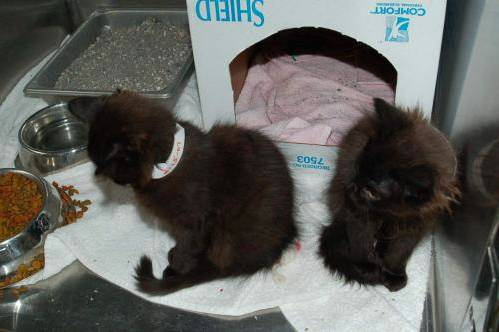
#> input picture images/training/cats/cat.108.jpg, 499 x 332 px
$ python -i test.py   (imports and definitions only)
#> lines starting #> are read from the running program, lines starting #| are printed output that depends on the picture; after the words box and inside, x2 and y2 are one past the last pixel; in counts of white or black regions, pixels touching at a corner belong together
from skimage import io
from skimage import color
from skimage import morphology
from skimage import transform
from skimage.filters import threshold_otsu
import numpy as np

from skimage import data, filters

def load_image(file_name):

    binarized_cat = process_image(file_name)
    io.imshow(binarized_cat)
    io.show()


def process_image(file_name):

#> called with file_name = 'images/training/cats/cat.108.jpg'
    cat = color.rgb2gray(io.imread(file_name))
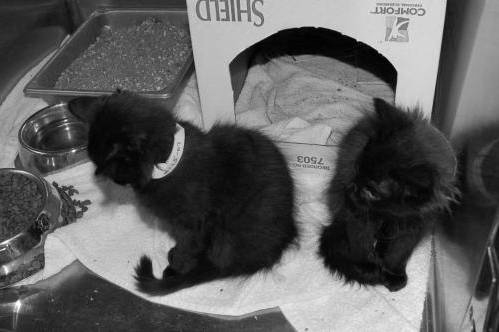
#> cat: shape (332, 499) float64; min 0, max 0.998, mean 0.376
    cat = transform.resize(cat, (300, 300))
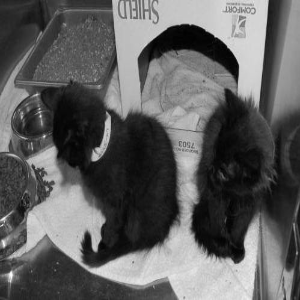
#> cat: shape (300, 300) float64; min 0.00284, max 0.988, mean 0.376

    thresh = threshold_otsu(cat)
#> thresh = 0.428
    cat = cat > thresh
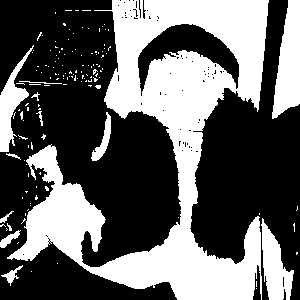
#> cat: shape (300, 300) bool; 39% white; 141 white regions (129 under 20 px), largest, box (x1, y1, x2, y2) and area: (7, 0, 269, 300) 28858, (272, 0, 300, 119) 2213, (261, 218, 294, 300) 1447

    cat = morphology.binary_erosion(cat)
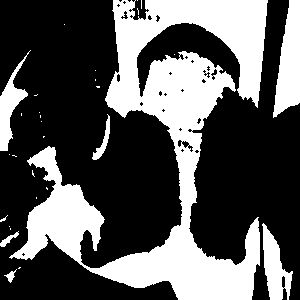
#> cat: shape (300, 300) bool; 34.7% white; 30 white regions (23 under 20 px), largest, box (x1, y1, x2, y2) and area: (9, 0, 268, 300) 26451, (273, 0, 300, 118) 2066, (262, 223, 293, 300) 1219
    cat = morphology.binary_dilation(cat)
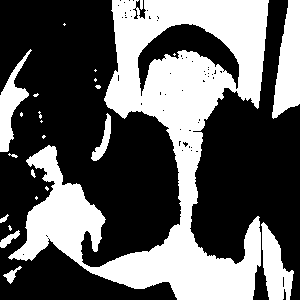
#> cat: shape (300, 300) bool; 38% white; 24 white regions (13 under 20 px), largest, box (x1, y1, x2, y2) and area: (8, 0, 269, 300) 28563, (272, 0, 300, 119) 2212, (261, 222, 294, 300) 1428

    cat = morphology.remove_small_objects(cat, min_size=50)
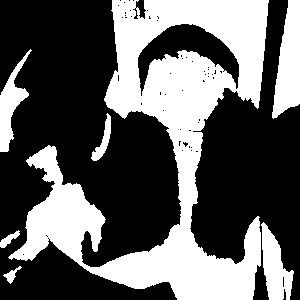
#> cat: shape (300, 300) bool; 37.8% white; 7 white regions, largest, box (x1, y1, x2, y2) and area: (8, 0, 269, 300) 28563, (272, 0, 300, 119) 2212, (261, 222, 294, 300) 1428
    cat = morphology.remove_small_holes(cat, area_threshold=50)
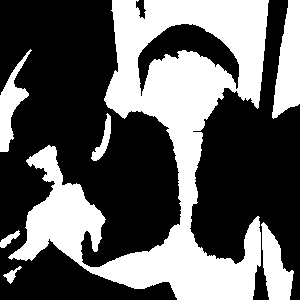
#> cat: shape (300, 300) bool; 38% white; 7 white regions, largest, box (x1, y1, x2, y2) and area: (8, 0, 269, 300) 28685, (272, 0, 300, 119) 2212, (261, 222, 294, 300) 1458

    return cat


def training_animals(animal, start=1, stop=500):

    data = []

    for i in range(1, 501):
        file_name = f"images/training/{animal}s/{animal}.{i}.jpg"

        new_animal = process_image(file_name)

        data.append(new_animal)

    return data

def test_animals(start=1, stop=500):

    data = []
    animal = "cat"
    for i in range(1, 501):
        file_name = f"images/training/{animal}s/{animal}.{i}.jpg"

        new_animal = process_image(file_name)

        data.append(new_animal)

    animal = "dog"
    for i in range(1, 501):
        file_name = f"images/training/{animal}s/{animal}.{i}.jpg"

        new_animal = process_image(file_name)

        data.append(new_animal)

    return data

# [1 line not run here, left out]
# image = load_image("images/training/cats/cat.1.jpg")

# [1 line that did not run here, left out]
# [2 lines not run here, left out]


# io.imshow(image)
# io.show()

>>> result = load_image('images/training/cats/cat.108.jpg')

$ run again, on images/training/dogs/dog.100.jpg
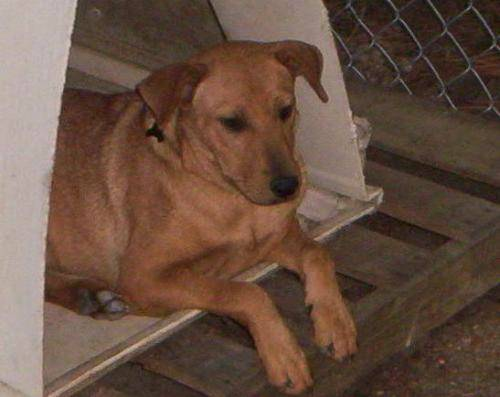
#> input picture images/training/dogs/dog.100.jpg, 500 x 397 px
#> in process_image, `cat = transform.resize(cat, (300, 300))`:
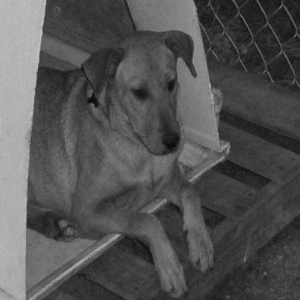
#> cat: shape (300, 300) float64; min 0.0274, max 0.767, mean 0.326
#> thresh = 0.416
#> in process_image, `cat = morphology.remove_small_holes(cat, area_threshold=50)`:
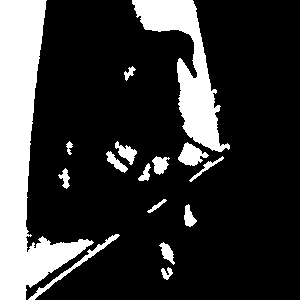
#> cat: shape (300, 300) bool; 21% white; 16 white regions, largest, box (x1, y1, x2, y2) and area: (0, 0, 94, 300) 11414, (132, 0, 230, 152) 4901, (28, 234, 120, 300) 482

$ run again, on images/training/dogs/dog.101.jpg
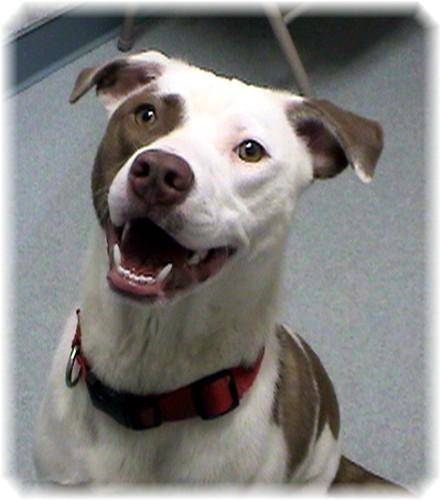
#> input picture images/training/dogs/dog.101.jpg, 440 x 500 px
#> in process_image, `cat = transform.resize(cat, (300, 300))`:
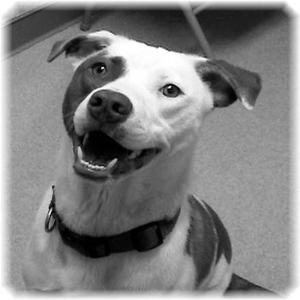
#> cat: shape (300, 300) float64; min 0, max 1, mean 0.506
#> thresh = 0.459
#> in process_image, `cat = morphology.remove_small_holes(cat, area_threshold=50)`:
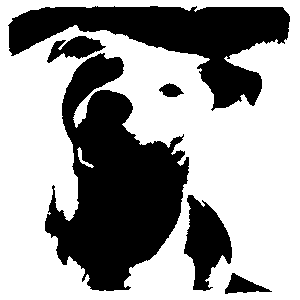
#> cat: shape (300, 300) bool; 60.9% white; 6 black regions, box (x1, y1, x2, y2) and area: (45, 53, 189, 291) 18863, (8, 6, 290, 111) 12155, (184, 195, 232, 291) 2662, (47, 36, 106, 63) 827, (225, 273, 272, 294) 470, (159, 83, 184, 97) 219
